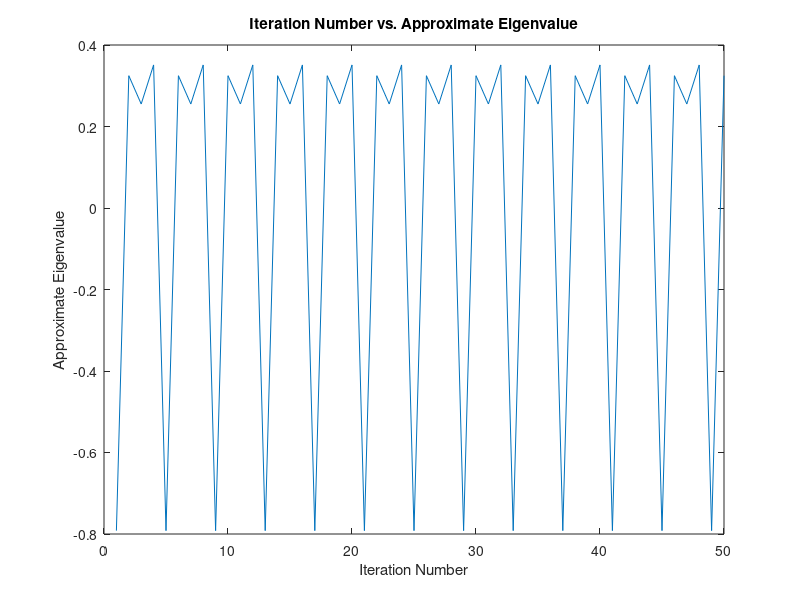

Here is the MATLAB script that generated this plot:
function lam = Power_Iteration()

A = [0 0 0 -2; 2 0 0 0; 0 0.2 0 0; 0 0 0.2 0];

% A = A'*A;
% A = A*A';

x=rand(4,1);   % initial e-vec guess

nIter = 50;

for i = 1:nIter

    x = A*x;    % multipy previous e-vec approx by A

    x = x / sqrt( x' * x );     % normalize e-vec (could've used norm(x))

    lam = x' * A * x;   % Rayleigh Quotient (didn't need to divide by x'*x since we already normalized x)
    
    dom_eig(i) = lam;       % create and update a vector of the dominant eigenvalues
    
%     error(i) = abs(lam-3);  % create and update a vector of the error for each iteration
    
    iterNum(i) = i;         % create and update a vector of the iteration numbers
end

figure(1)
plot(iterNum, dom_eig)      % plotting the iteration number vs. the approximate eigenvalue
title('Iteration Number vs. Approximate Eigenvalue')
xlabel('Iteration Number')
ylabel('Approximate Eigenvalue')

% figure(2)
% plot(iterNum, error)        % plotting the iteration number vs. the error
